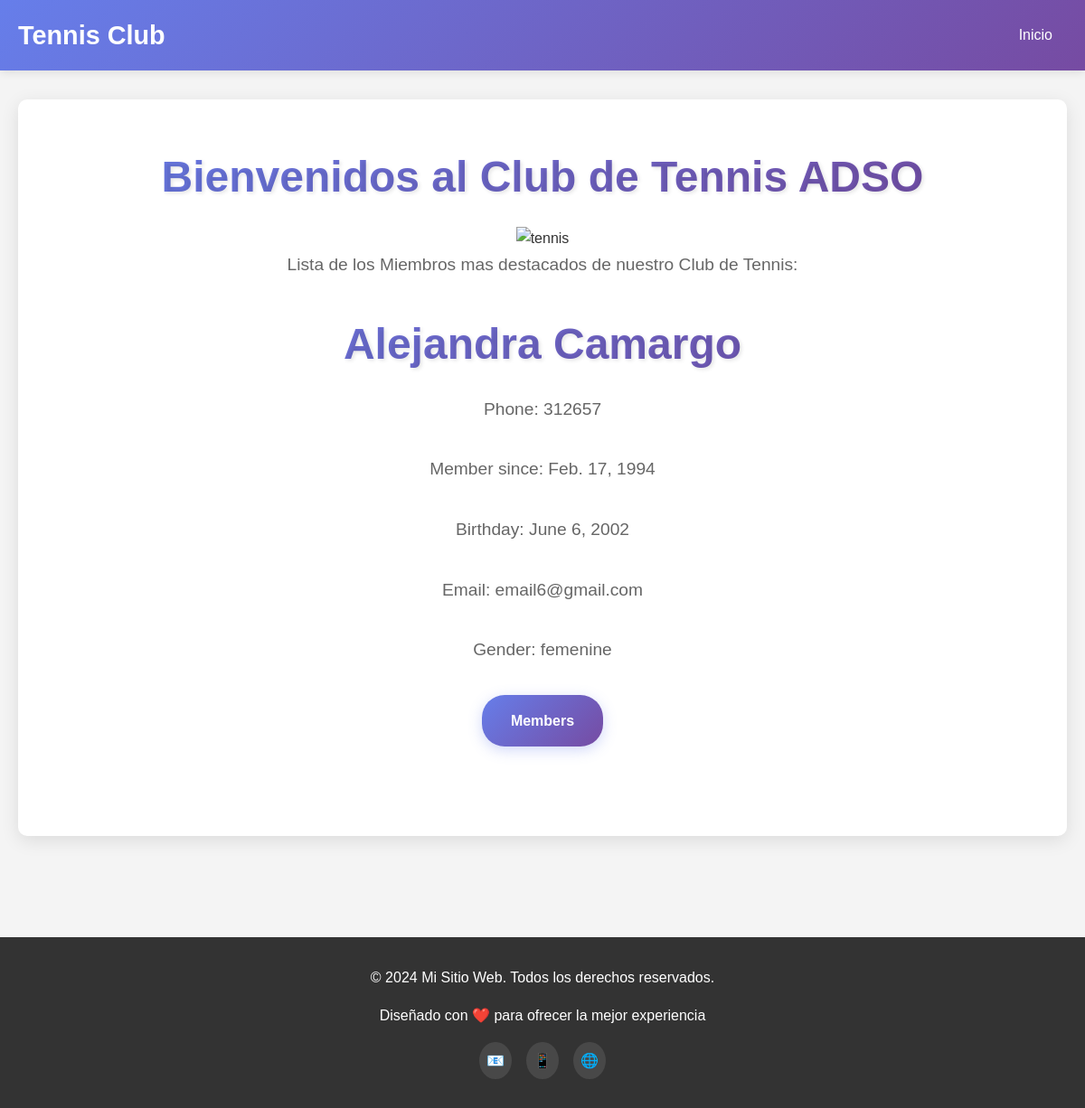
Screenshot of /members/details/7 with the database file from the repository.
### members/models.py (models this page shows)
class Member(models.Model):
  firstname = models.CharField(max_length=255)
  lastname = models.CharField(max_length=255)
  phone = models.IntegerField(null=True)
  joined_date = models.DateField(null=True)
  gender = models.CharField(max_length=255, null=True)
  birthday= models.DateField(null=True)
  email= models.CharField(max_length=255, null=True)

### members/views.py (the view)
# urls.py: path('members/details/<int:id>', views.details, name='details'),
def details(request, id):
  mymember = Member.objects.get(id=id)
  template = loader.get_template('details.html')
  context = {
    'mymember': mymember,
  }
  return HttpResponse(template.render(context, request))

### members/templates/details.html (shortened to what this page needs)
{% extends "master.html" %}
{% block content %}
        <h1>{{ mymember.firstname }} {{ mymember.lastname }}</h1>
        <p>Phone: {{ mymember.phone }}</p>
        <p>Member since: {{ mymember.joined_date }}</p>
        <p>Birthday: {{ mymember.birthday }}</p>
        <p>Email: {{ mymember.email }}</p>
        <p>Gender: {{ mymember.gender }}</p>
        <a href="/members" class="cta-button">Members</a>
{% endblock %}

### members/templates/master.html (style rules this page uses)
* { margin: 0; padding: 0; box-sizing: border-box; }
body { font-family: 'Arial', sans-serif; line-height: 1.6; color: #333; background-color: #f4f4f4; }
.hero h1 { font-size: 3rem; margin-bottom: 1rem; background: linear-gradient(135deg, #667eea 0%, #764ba2 100%); -webkit-background-clip: text; -webkit-text-fill-color: transparent; background-clip: text; text-shadow: 2px 2px 4px rgba(0,0,0,0.1); }
.hero p { font-size: 1.2rem; color: #666; margin-bottom: 2rem; line-height: 1.8; }
.cta-button { display: inline-block; background: linear-gradient(135deg, #667eea 0%, #764ba2 100%); color: white; padding: 1rem 2rem; text-decoration: none; border-radius: 25px; font-weight: bold; transition: all 0.3s ease; box-shadow: 0 4px 15px rgba(102, 126, 234, 0.3); }

### rows the page displays
Member: firstname "Alejandra", lastname "Camargo", phone "312657", joined_date "Feb. 17, 1994", birthday "June 6, 2002", email "email6@gmail.com", gender "femenine"
